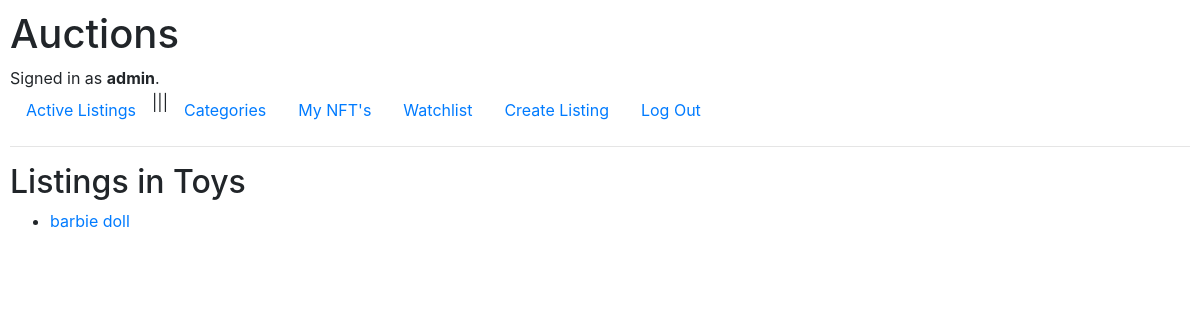
Page /categories/Toys (signed in) on the earlier database version.
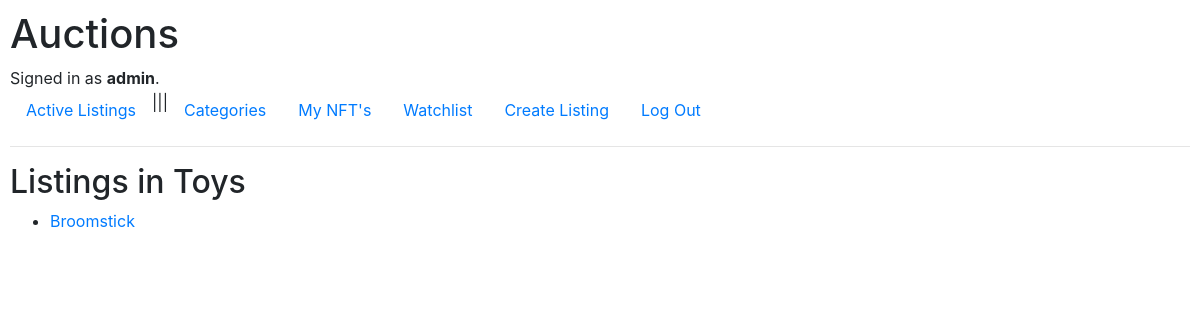
Same page on the later database version.
### auctions/models.py (models this page shows, shortened)
class Auction_Listing(models.Model):
    title = models.CharField(max_length=64)
    owner = models.ForeignKey(User, on_delete=models.CASCADE, related_name="listings")
    is_active = models.BooleanField(default=True)
    description = models.TextField()
    starting_bid = models.IntegerField()
    current_price = models.IntegerField(null=True, blank=True)  # Track the current bid
    image = models.ImageField(blank=True)
    category = models.ForeignKey(Category, on_delete=models.SET_NULL, null=True, related_name="listings")

### auctions/views.py (the view)
# urls.py: path("categories/<str:category>", views.category_page, name="category"),
def category_page(request, category):
    selected_category = get_object_or_404(Category, name=category)
    listings = Auction_Listing.objects.filter(category=selected_category)
    return render(request, "auctions/category_page.html", {
        "category": selected_category,
        "listings": listings
    })

### auctions/templates/auctions/category_page.html
{% extends "auctions/layout.html" %}
{% block body %}
    <h2>Listings in {{ category.name }}</h2>
    {% if listings %}
        <ul>
            {% for listing in listings %}
                <li>
                    <a href="{% url 'listing_detail' listing.id %}">{{ listing.title }}</a>
                </li>
            {% endfor %}
        </ul>
    {% else %}
        <p>No listings found in this category.</p>
    {% endif %}
{% endblock %}

Differences in the rows shown:
removed Auction_Listing: title "barbie doll"
added Auction_Listing: title "Broomstick"
